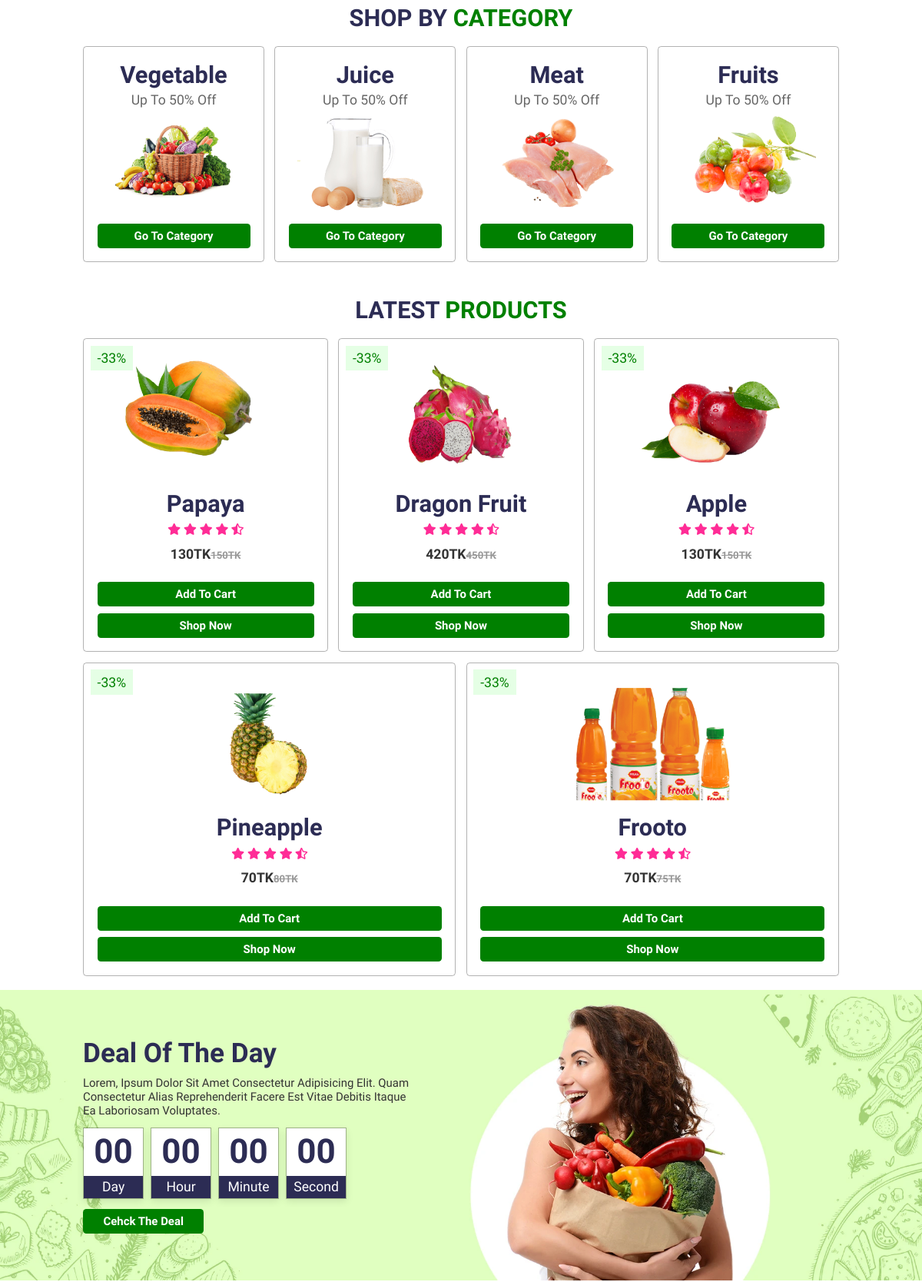
The app's page / (middle part), older data.
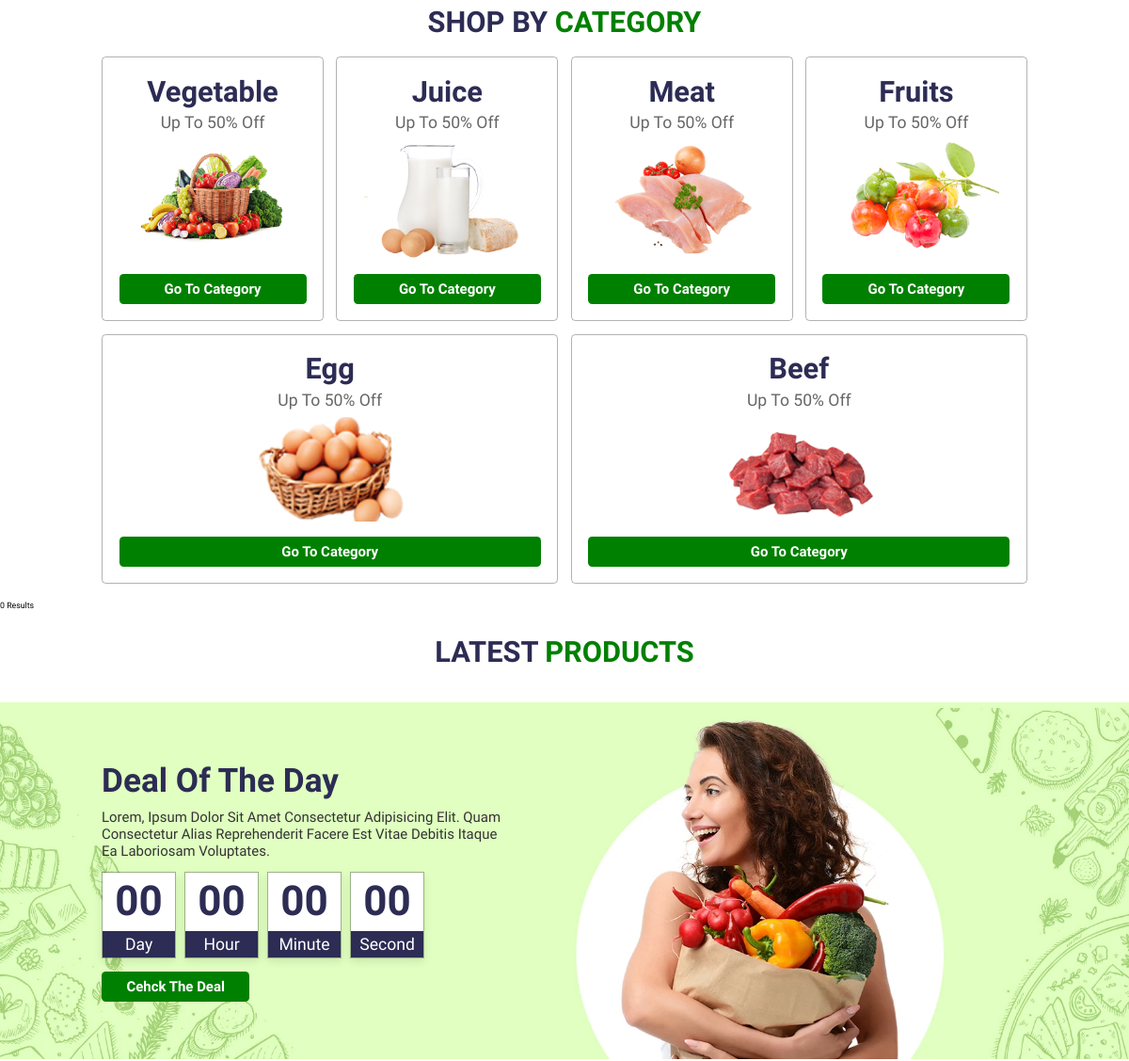
The same page, newer data.
### tables this page shows
CREATE TABLE `categories` (
  `id` int(10) NOT NULL,
  `name` varchar(100) NOT NULL,
  `icon` varchar(150) NOT NULL,
  `latest_product` timestamp NOT NULL DEFAULT current_timestamp() ON UPDATE current_timestamp(),
  `category_img` text NOT NULL
);

CREATE TABLE `product` (
  `id` int(30) NOT NULL,
  `name` varchar(100) NOT NULL,
  `description` text NOT NULL,
  `size` varchar(20) NOT NULL,
  `color` varchar(30) NOT NULL,
  `price` int(10) NOT NULL,
  `special_price` int(10) NOT NULL,
  `product_photo` text NOT NULL,
  `inventory_ammount` int(20) NOT NULL,
  `reviews` varchar(250) NOT NULL,
  `brand_id` varchar(20) NOT NULL,
  `category_id` int(10) NOT NULL,
  `timistamp` timestamp NOT NULL DEFAULT current_timestamp() ON UPDATE current_timestamp()
);

### pages/product.php (the view, shortened to what this page needs)
<?php
    $latest_date_identifier = '2022-05-16 16:16:00';
    $sql = "SELECT * FROM product WHERE timistamp>'$latest_date_identifier' LIMIT 50";
    $result = $conn->query($sql);
    $products = array();
    if ($result->num_rows > 0) {
        while($row = $result->fetch_assoc()) {
            array_push($products,$row);
        }
    }
    else {
        echo "0 results";
    }
?>
<section class="product" id="product">
        <h1 class="heading">latest <span>products</span></h1>
        <div class="box-container">
            <?php
                for($i=0; $i<count($products);$i++){
            ?>
            <div class="box">
                <span class="discount">-33%</span>
                <img src="<?php echo $products[$i]['product_photo'];?>" alt="">
                <h3><?php echo $products[$i]['name']; ?></h3>
                <div class="stars">
                    <i class="fas fa-star"></i>
                    <i class="fas fa-star"></i>
                    <i class="fas fa-star"></i>
                    <i class="fas fa-star"></i>
                    <i class="fas fa-star-half-alt"></i>
                </div>
                <div class="price"><?php echo $products[$i]['special_price'];?>TK<span><?php echo $products[$i]['price'];?>TK</span></div>
                <div class="quantity">
                </div>
                <a class=" cartadd btn" data-prid="<?php echo $products[$i]['id'];?>">add to cart</a>
                <a href="pages/shopnow.php?id=<?php echo $products[$i]['id'] ?>" class="btn">shop now</a>
            </div>
            <?php } ?>
        </div>
</section>

### pages/category.php
<?php
    $sql = "SELECT * FROM categories";
    $result = $conn->query($sql);
    $categories = array();
    if ($result->num_rows > 0) {
        while($row = $result->fetch_assoc()) {
            array_push($categories,$row);
        }
    }
    else {
        echo "0 results";
    }
?>
<section class="category" id="category">
        <h1 class="heading">shop by <span>category</span></h1>
        <div class="box-container">
            <?php
                for($i=0; $i<count($categories);$i++){
            ?>
            <div class="box">
                <h3><?php echo $categories[$i]['name'];?></h3>
                <p>up to 50% off</p>
                <img src="<?php echo $categories[$i]['category_img']  ?>" alt="">
                <a href="pages/category_detail.php?id=<?php echo $categories[$i]['id'] ?>" class="btn">go to category</a>
            </div>
            <?php
                 }
            ?>
        </div>
    </section>

Row changes from the older to the newer data that the page shows:
removed product: product_photo (picture), name "Papaya", special_price "130", price "150"
removed product: product_photo (picture), name "Dragon Fruit", special_price "420", price "450"
removed product: product_photo (picture), name "Apple", special_price "130", price "150"
removed product: product_photo (picture), name "Pineapple", special_price "70", price "80"
removed product: product_photo (picture), name "Frooto", special_price "70", price "75"
added categories: name "Egg", category_img (picture)
added categories: name "Beef", category_img (picture)
Text that changed along with them:
text now shown: "0 Results"
